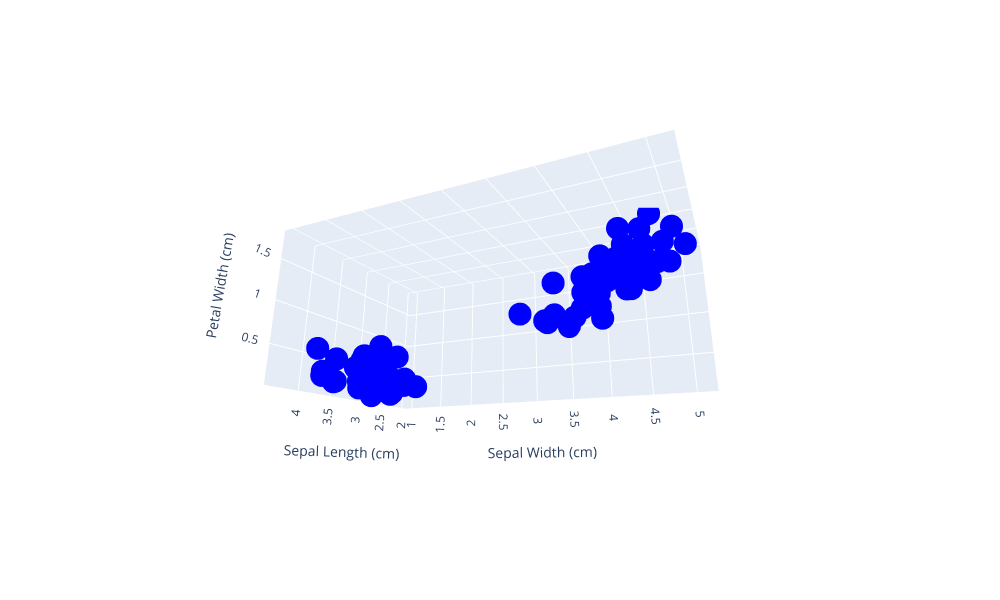

Notebook cell for this chart:
### Markdown cell above
## 3. Dataset Visualization

### Code cell
fig = go.Figure()


fig.add_trace(go.Scatter3d(x=df['sepal width (cm)'], y= df['petal length (cm)'], z=df['petal width (cm)'], mode='markers', marker=dict(color='blue')))

fig.update_layout(scene=dict(xaxis_title='Sepal Length (cm)', yaxis_title='Sepal Width (cm)', zaxis_title='Petal Width (cm)'),
                  scene_camera=dict(eye=dict(x=1.87, y=0.88, z=-0.64)),
                  width=1000, height=600)
fig.show()

### Figure 1 — Plotly figure (JSON) as saved in the notebook; plotly's stock layout.template omitted (floating-point values rounded to 4 significant figures)
{"data": [{"marker": {"color": "blue"}, "mode": "markers", "type": "scatter3d", "x": [3.5, 3, 3.2, 3.1, 3.6, 3.9, 3.4, 3.4, 2.9, 3.1, 3.7, 3.4, 3, 3, 4, 4.4, 3.9, 3.5, 3.8, 3.8, 3.4, 3.7, 3.6, 3.3, 3.4, 3, 3.4, 3.5, 3.4, 3.2, 3.1, 3.4, 4.1, 4.2, 3.1, 3.2, 3.5, 3.6, 3, 3.4, 3.5, 2.3, 3.2, 3.5, 3.8, 3, 3.8, 3.2, 3.7, 3.3, 3.2, 3.2, 3.1, 2.3, 2.8, 2.8, 3.3, 2.4, 2.9, 2.7, 2, 3, 2.2, 2.9, 2.9, 3.1, 3, 2.7, 2.2, 2.5, 3.2, 2.8, 2.5, 2.8, 2.9, 3, 2.8, 3, 2.9, 2.6, 2.4, 2.4, 2.7, 2.7, 3, 3.4, 3.1, 2.3, 3, 2.5, 2.6, 3, 2.6, 2.3, 2.7, 3, 2.9, 2.9, 2.5, 2.8], "y": [1.4, 1.4, 1.3, 1.5, 1.4, 1.7, 1.4, 1.5, 1.4, 1.5, 1.5, 1.6, 1.4, 1.1, 1.2, 1.5, 1.3, 1.4, 1.7, 1.5, 1.7, 1.5, 1, 1.7, 1.9, 1.6, 1.6, 1.5, 1.4, 1.6, 1.6, 1.5, 1.5, 1.4, 1.5, 1.2, 1.3, 1.4, 1.3, 1.5, 1.3, 1.3, 1.3, 1.6, 1.9, 1.4, 1.6, 1.4, 1.5, 1.4, 4.7, 4.5, 4.9, 4, 4.6, 4.5, 4.7, 3.3, 4.6, 3.9, 3.5, 4.2, 4, 4.7, 3.6, 4.4, 4.5, 4.1, 4.5, 3.9, 4.8, 4, 4.9, 4.7, 4.3, 4.4, 4.8, 5, 4.5, 3.5, 3.8, 3.7, 3.9, 5.1, 4.5, 4.5, 4.7, 4.4, 4.1, 4, 4.4, 4.6, 4, 3.3, 4.2, 4.2, 4.2, 4.3, 3, 4.1], "z": [0.2, 0.2, 0.2, 0.2, 0.2, 0.4, 0.3, 0.2, 0.2, 0.1, 0.2, 0.2, 0.1, 0.1, 0.2, 0.4, 0.4, 0.3, 0.3, 0.3, 0.2, 0.4, 0.2, 0.5, 0.2, 0.2, 0.4, 0.2, 0.2, 0.2, 0.2, 0.4, 0.1, 0.2, 0.2, 0.2, 0.2, 0.1, 0.2, 0.2, 0.3, 0.3, 0.2, 0.6, 0.4, 0.3, 0.2, 0.2, 0.2, 0.2, 1.4, 1.5, 1.5, 1.3, 1.5, 1.3, 1.6, 1, 1.3, 1.4, 1, 1.5, 1, 1.4, 1.3, 1.4, 1.5, 1, 1.5, 1.1, 1.8, 1.3, 1.5, 1.2, 1.3, 1.4, 1.4, 1.7, 1.5, 1, 1.1, 1, 1.2, 1.6, 1.5, 1.6, 1.5, 1.3, 1.3, 1.3, 1.2, 1.4, 1.2, 1, 1.3, 1.2, 1.3, 1.3, 1.1, 1.3]}], "layout": {"height": 600, "scene": {"camera": {"eye": {"x": 1.87, "y": 0.88, "z": -0.64}}, "xaxis": {"title": {"text": "Sepal Length (cm)"}}, "yaxis": {"title": {"text": "Sepal Width (cm)"}}, "zaxis": {"title": {"text": "Petal Width (cm)"}}}, "width": 1000}}
